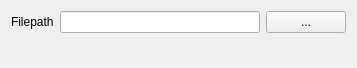
<?xml version="1.0" encoding="UTF-8"?>
<ui version="4.0">
 <class>FilePathModelPropertiesWidget</class>
 <widget class="QWidget" name="FilePathModelPropertiesWidget">
  <property name="geometry">
   <rect>
    <x>0</x>
    <y>0</y>
    <width>340</width>
    <height>68</height>
   </rect>
  </property>
  <property name="windowTitle">
   <string>Form</string>
  </property>
  <layout class="QGridLayout" name="gridLayout_2">
   <item row="0" column="0">
    <layout class="QGridLayout" name="gridLayout">
     <item row="0" column="0">
      <widget class="QLabel" name="label">
       <property name="text">
        <string>Filepath</string>
       </property>
      </widget>
     </item>
     <item row="0" column="1">
      <widget class="QLineEdit" name="filePathLineEdit">
       <property name="minimumSize">
        <size>
         <width>200</width>
         <height>0</height>
        </size>
       </property>
      </widget>
     </item>
     <item row="0" column="2">
      <widget class="QPushButton" name="filePathPushButton">
       <property name="text">
        <string>...</string>
       </property>
       <property name="autoDefault">
        <bool>false</bool>
       </property>
       <property name="default">
        <bool>false</bool>
       </property>
       <property name="flat">
        <bool>false</bool>
       </property>
      </widget>
     </item>
    </layout>
   </item>
   <item row="1" column="0">
    <spacer name="verticalSpacer">
     <property name="orientation">
      <enum>Qt::Vertical</enum>
     </property>
     <property name="sizeHint" stdset="0">
      <size>
       <width>20</width>
       <height>1</height>
      </size>
     </property>
    </spacer>
   </item>
  </layout>
 </widget>
 <resources/>
 <connections/>
</ui>
